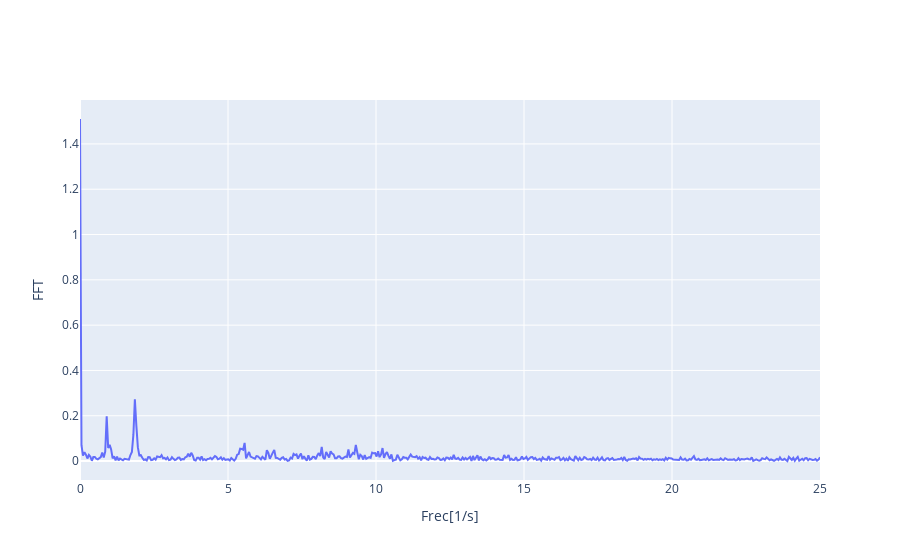

Source (notebook cell):
### Code cell
fig = go.Figure()
fig.add_scatter(x = __FS, y = __A,
                mode='lines')
fig['layout']['yaxis1'].update(title='FFT')
fig['layout']['xaxis1'].update(title='Frec[1/s]')
fig.show()

### Figure 1 — Plotly figure (JSON) as saved in the notebook; plotly's stock layout.template omitted (floating-point values rounded to 4 significant figures; data arrays with more than 128 entries replaced by an {"elided": "..."} marker saying what was removed)
{"data": [{"mode": "lines", "type": "scatter", "x": {"elided": "500 float values"}, "y": {"elided": "500 float values"}}], "layout": {"xaxis": {"title": {"text": "Frec[1/s]"}}, "yaxis": {"title": {"text": "FFT"}}}}
